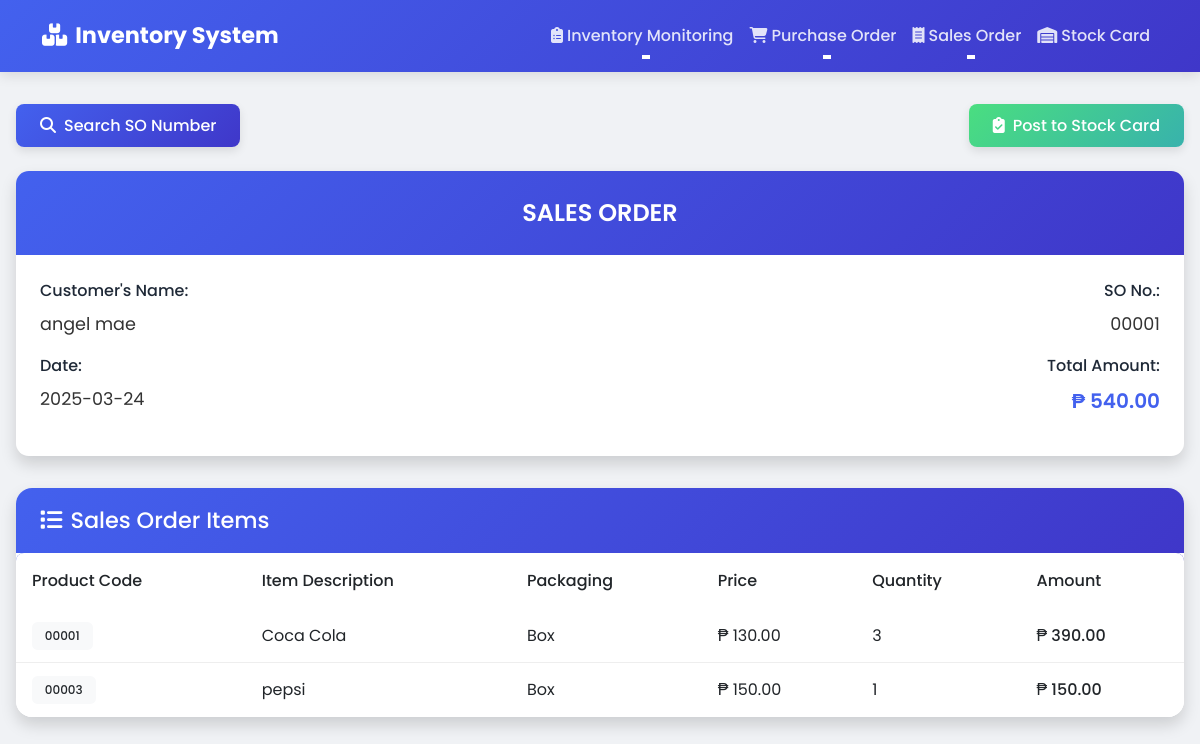
The app's page /sales_order.php with its own data.
### tables this page shows
CREATE TABLE `salesorder` (
  `SO_No` char(6) NOT NULL,
  `Customers_name` char(50) NOT NULL,
  `Date` date NOT NULL,
  `Total_amount` decimal(12,0) NOT NULL
);

### sales_order.php (the view, shortened to what this page needs)
<?php
include 'newkonek.php';
if (isset($_SESSION['so_number'])) {
    $search_so = $_SESSION['so_number'];
} else {
    $so_query = "SELECT * FROM `salesorder` ORDER BY `SO_No` DESC LIMIT 1";
    $so_result = mysqli_query($con, $so_query);
    $so_data = mysqli_fetch_assoc($so_result);
    $search_so = $so_data['SO_No'] ?? '';
}
if (isset($_SESSION['so_number'])) {
    $search_so = $_SESSION['so_number'];
} else {
    $so_query = "SELECT * FROM `salesorder` ORDER BY `SO_No` DESC LIMIT 1";
    $so_result = mysqli_query($con, $so_query);
    $so_data = mysqli_fetch_assoc($so_result);
    $search_so = $so_data['SO_No'] ?? '';
}
$so_query = "SELECT * FROM `salesorder` WHERE `SO_No` = '$search_so'";
$so_result = mysqli_query($con, $so_query);
$so_data = mysqli_fetch_assoc($so_result);
?>
<!DOCTYPE html>
<html lang="en">
<head>
    <link href="https://cdn.jsdelivr.net/npm/bootstrap@5.3.0/dist/css/bootstrap.min.css" rel="stylesheet">
    <link rel="stylesheet" href="https://cdnjs.cloudflare.com/ajax/libs/font-awesome/6.4.0/css/all.min.css">
</head>
<body>
<nav class="navbar navbar-expand-lg navbar-dark">
    <div class="container">
        <a class="navbar-brand" href="#">
            <i class="fas fa-boxes me-2"></i>Inventory System
        </a>
        <div class="collapse navbar-collapse" id="navbarNav">
            <ul class="navbar-nav ms-auto">
                <li class="nav-item dropdown">
                    <a class="nav-link dropdown-toggle" href="#" id="inventoryDropdown" role="button" data-bs-toggle="dropdown">
                        <i class="fas fa-clipboard-list me-1"></i>Inventory Monitoring
                    </a>
                </li>
                <li class="nav-item dropdown">
                    <a class="nav-link dropdown-toggle" href="#" id="purchaseDropdown" role="button" data-bs-toggle="dropdown">
                        <i class="fas fa-shopping-cart me-1"></i>Purchase Order
                    </a>
                </li>
                <li class="nav-item dropdown">
                    <a class="nav-link dropdown-toggle active" href="#" id="salesDropdown" role="button" data-bs-toggle="dropdown">
                        <i class="fas fa-receipt me-1"></i>Sales Order
                    </a>
                </li>
                <li class="nav-item">
                    <a class="nav-link" href="stock_card.php">
                        <i class="fas fa-warehouse me-1"></i>Stock Card
                    </a>
                </li>
            </ul>
        </div>
    </div>
</nav>
<div class="content-wrapper fade-in">
    <div class="actions-bar">
        <button class="btn btn-primary" data-bs-toggle="modal" data-bs-target="#soModal">
            <i class="fas fa-search me-2"></i>Search SO Number
        </button>
        <form method="POST" action="post_stock_so.php" class="d-inline">
            <button type="submit" name="post_to_stock" class="btn btn-success">
                <i class="fas fa-clipboard-check me-2"></i>Post to Stock Card
            </button>
        </form>
    </div>
    <div class="so-info-card shadow">
        <div class="so-header">
            SALES ORDER
        </div>
        <div class="so-details">
            <div class="so-details-left">
                <div class="so-label">Customer's Name:</div>
                <div class="so-value" id="customer-name"><?php echo $so_data['Customers_name'] ?? 'Not specified'; ?></div>
                <div class="so-label">Date:</div>
                <div class="so-value" id="so-date"><?php echo $so_data['Date'] ?? 'Not specified'; ?></div>
            </div>
            <div class="so-details-right">
                <div class="so-label">SO No.:</div>
                <div class="so-value" id="so-number"><?php echo $so_data['SO_No'] ?? 'Not specified'; ?></div>
                <div class="so-label">Total Amount:</div>
                <div class="so-value total-amount" id="total-amount">₱ <?php echo number_format($so_data['Total_amount'] ?? 0, 2); ?></div>
            </div>
        </div>
    </div>
    <div class="card shadow fade-in">
        <div class="card-header d-flex justify-content-between align-items-center">
            <h3><i class="fas fa-list me-2"></i>Sales Order Items</h3>
        </div>
        <div class="card-body p-0">
            <div class="table-responsive">
                <table class="table table-hover mb-0">
                    <thead>
                        <tr>
                            <th>Product Code</th>
                            <th>Item Description</th>
                            <th>Packaging</th>
                            <th>Price</th>
                            <th>Quantity</th>
                            <th>Amount</th>
                        </tr>
                    </thead>
                    <tbody>
                    <?php
    if (!empty($search_so)) {
        $sql = "SELECT * FROM `so transactions` WHERE `SO_No` = '$search_so'";
        $result = mysqli_query($con, $sql);
        if (mysqli_num_rows($result) > 0) {
            while ($row = mysqli_fetch_assoc($result)) {
                echo '<tr>
                    <td><span class="badge bg-light text-dark">'.$row['Product_Code'].'</span></td>
                    <td>'.$row['Item_Description'].'</td>
                    <td>'.$row['Packaging'].'</td>
                    <td>₱ '.number_format($row['Price'], 2).'</td>
                    <td contenteditable="true" class="editable-quantity"
                        data-product-code="'.$row['Product_Code'].'"
                        data-so-no="'.$search_so.'">'.$row['Quantity'].'</td>
                    <td class="amount">₱ '.number_format($row['Amount'], 2).'</td>
                </tr>';
            }
        } else {
            echo '<tr><td colspan="6" class="text-center py-4">No items found for this sales order</td></tr>';
        }
    } else {
        echo '<tr><td colspan="6" class="text-center py-4">No sales order selected</td></tr>';
    }
    ?>
                    </tbody>
                </table>
            </div>
        </div>
    </div>
</div>
</body>
</html>

### sales_order.php (style rules this page uses)
:root { --primary: #4361ee; --primary-dark: #3a56d4; --secondary: #3f37c9; --accent: #4cc9f0; --success: #4ade80; --danger: #f87171; --warning: #fbbf24; --light: #f9fafb; --dark: #1f2937; }
body { font-family: 'Poppins', sans-serif; background-color: #f0f2f5; color: #333; }
.navbar { background: linear-gradient(135deg, var(--primary), var(--secondary)); box-shadow: 0 4px 12px rgba(0, 0, 0, 0.1); padding: 0.8rem 1rem; }
.navbar-brand { font-weight: 700; font-size: 1.4rem; color: white !important; }
.navbar-nav .nav-link { color: rgba(255, 255, 255, 0.85) !important; font-weight: 500; padding: 0.7rem 1rem; position: relative; transition: all 0.3s ease; }
.navbar-nav .nav-link::after { content: ''; position: absolute; width: 0; height: 2px; bottom: 0; left: 50%; background-color: white; transition: all 0.3s ease; transform: translateX(-50%); }
.content-wrapper { max-width: 1200px; margin: 2rem auto; padding: 0 1rem; }
.card { border: none; border-radius: 1rem; box-shadow: 0 5px 20px rgba(0, 0, 0, 0.05); transition: transform 0.3s, box-shadow 0.3s; overflow: hidden; }
.card-header { background: linear-gradient(135deg, var(--primary), var(--secondary)); color: white; font-weight: 600; border: none; padding: 1.2rem 1.5rem; }
.card-header h3 { margin: 0; font-size: 1.4rem; }
.card-body { padding: 1.5rem; }
.btn { font-weight: 500; padding: 0.6rem 1.5rem; border-radius: 0.5rem; transition: all 0.3s; position: relative; overflow: hidden; box-shadow: 0 4px 10px rgba(0, 0, 0, 0.1); }
.btn-primary { background: linear-gradient(135deg, var(--primary), var(--secondary)); border: none; }
.btn-success { background: linear-gradient(135deg, var(--success), #38b2ac); border: none; }
.table { border-radius: 0.5rem; overflow: hidden; }
.table thead { background: linear-gradient(135deg, var(--primary), var(--secondary)); color: white; }
.table th { font-weight: 500; border: none; padding: 1rem; }
.table td { padding: 0.8rem 1rem; vertical-align: middle; border-bottom: 1px solid #eeeeee; }
.table tbody tr { transition: background-color 0.2s; }
.table tbody tr:last-child td { border-bottom: none; }
[contenteditable="true"] { padding: 0.5rem; border-radius: 0.35rem; transition: all 0.2s; cursor: pointer; position: relative; }
.so-info-card { margin-bottom: 2rem; background-color: white; border-radius: 0.8rem; overflow: hidden; }
.so-header { padding: 1.5rem; text-align: center; background: linear-gradient(135deg, var(--primary), var(--secondary)); color: white; font-weight: 600; font-size: 1.5rem; }
.so-details { padding: 1.5rem; display: flex; justify-content: space-between; flex-wrap: wrap; }
.so-details-left, .so-details-right { flex: 1; min-width: 200px; }
.so-details-right { text-align: right; }
.so-label { font-weight: 500; margin-bottom: 0.5rem; color: var(--dark); }
.so-value { font-size: 1.1rem; margin-bottom: 1rem; }
.actions-bar { display: flex; justify-content: space-between; align-items: center; margin-bottom: 1.5rem; flex-wrap: wrap; gap: 1rem; }
.badge { padding: 0.5rem 0.8rem; border-radius: 0.35rem; font-weight: 500; }
.amount { font-weight: 500; }
.total-amount { font-size: 1.25rem; font-weight: 600; color: var(--primary); }
.fade-in { animation: fadeIn 0.4s ease-out forwards; }

### records on screen
salesorder: Customers_name "angel mae", Date "2025-03-24", SO_No "00001", Total_amount "540.00"
so transactions: Product_Code "00001", Item_Description "Coca Cola", Packaging "Box", Price "130.00", Quantity "3", Amount "390.00"
so transactions: Product_Code "00003", Item_Description "pepsi", Packaging "Box", Price "150.00", Quantity "1", Amount "150.00"
